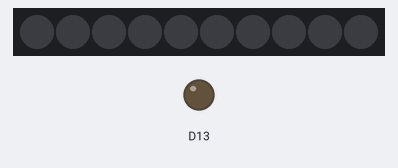
This sketch was run on a simulated Adafruit Circuit Playground Express. On the bench: 10 RGB LEDs in strip order, left to right, output pins drawn as LEDs (lit = HIGH). Dim RGB values are drawn brighter than linear.

Above: at 0.1 s.
At 0.6 s:
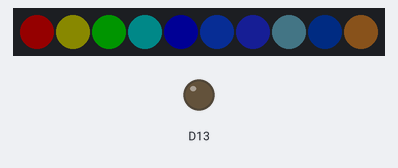

The sketch:

NeoPixels.ino
```cpp
#include <Adafruit_CircuitPlayground.h>

void setup() {
  CircuitPlayground.begin();
}

void loop() {
  CircuitPlayground.clearPixels(); // turn all pixels OFF

  delay(500); // wait 500 milliseconds or half a second

// the nums in parenthesis are (neopixel #, red, green, blue)
  CircuitPlayground.setPixelColor(0, 255,   0,   0);
  CircuitPlayground.setPixelColor(1, 128, 128,   0);
  CircuitPlayground.setPixelColor(2,   0, 255,   0);
  CircuitPlayground.setPixelColor(3,   0, 128, 128);
  CircuitPlayground.setPixelColor(4,   0,   0, 255);

  CircuitPlayground.setPixelColor(5, 20,   80, 255);
  CircuitPlayground.setPixelColor(6, 40,   50, 255);
  CircuitPlayground.setPixelColor(7, 60, 90, 100);
  CircuitPlayground.setPixelColor(8, 10, 30, 80);
  CircuitPlayground.setPixelColor(9, 130, 80, 30);

  delay(5000); // how long should they be on for?
}
```

Measured:
- what the display in image 1 shows lasts 5.0 s, from 0.5 s to 5.5 s
